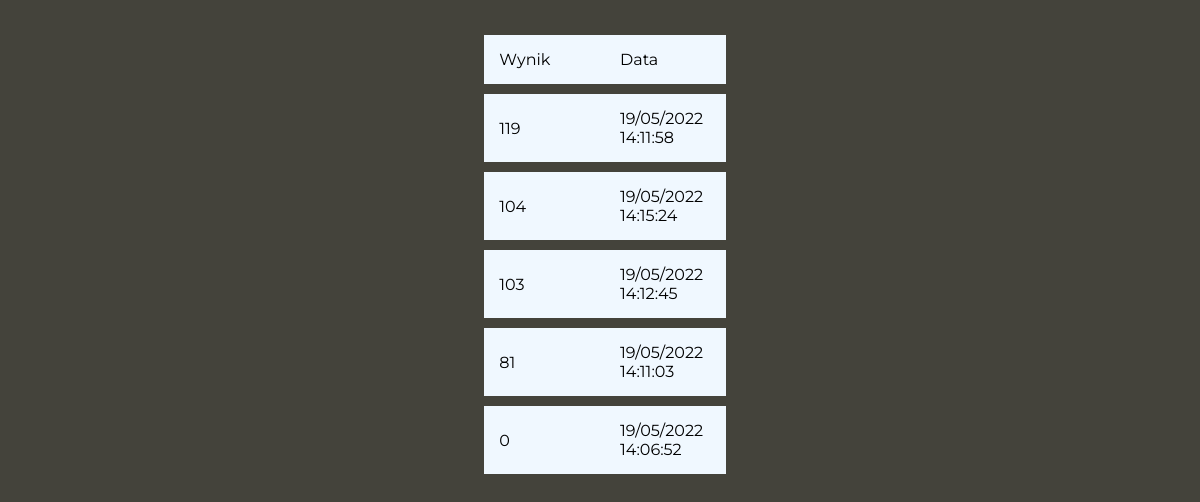
/game, run on an earlier commit of the app's database.
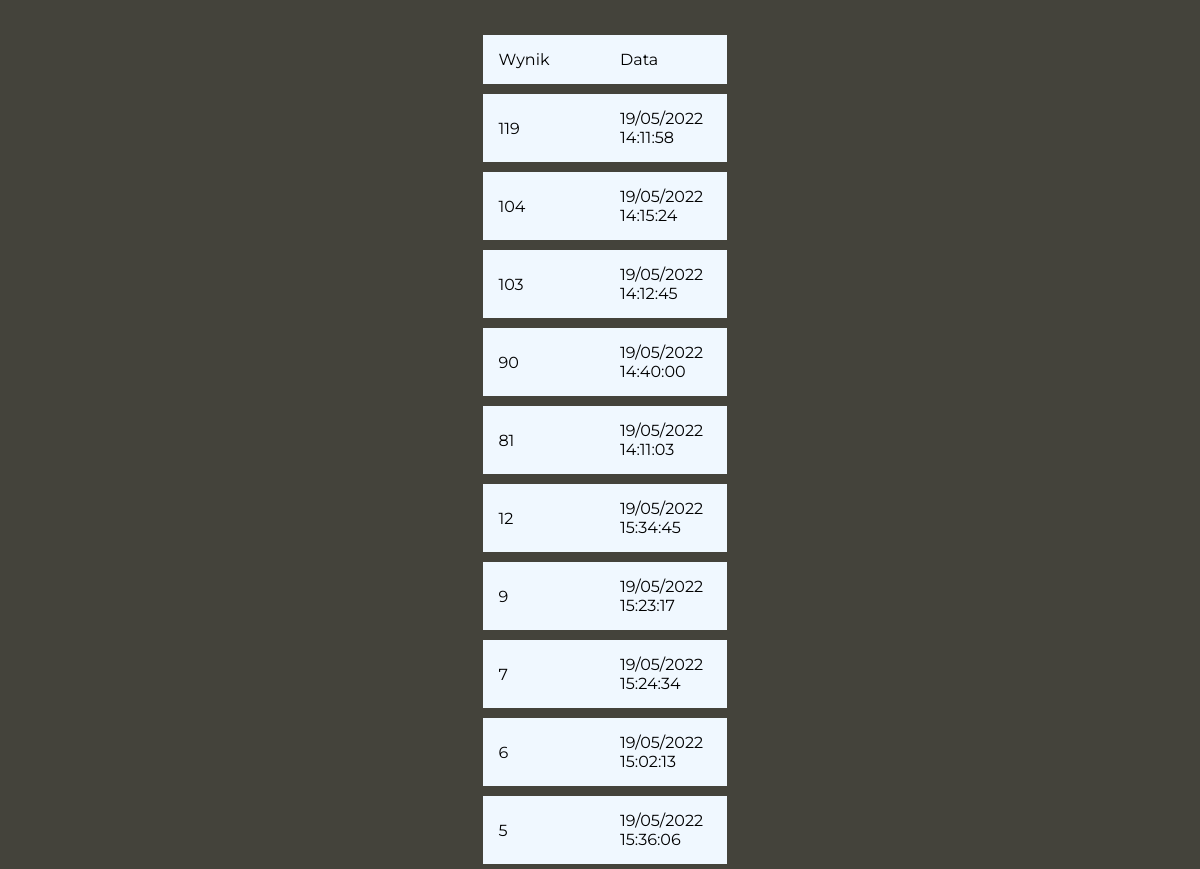
And on a later commit of the database.
### tables this page shows
CREATE TABLE "game" (
	"score"	INTEGER NOT NULL,
	"date"	TEXT NOT NULL
);

### app.py (the view, shortened to what this page needs)
@app.route("/game", methods = ['POST', 'GET', "PUT"])
def game():
    if request.method == "GET":
        conn = sqlite3.connect('database.db')
        cur = conn.cursor()
        cur.execute("SELECT * FROM game ORDER BY score DESC LIMIT 10")
        scores = cur.fetchall()
        print(scores)
        return render_template('index.html', scores = scores)

### templates/index.html (shortened to what this page needs)
<html>
    <head>
        <link rel="stylesheet" href="{{ url_for('static', filename='style.css') }}">
    </head>
    <body>
        <section id="hero">
            <div class="hero container">
                <div class="list">
                    <div class="elem">
                        <div class="score">Wynik</div>
                        <div class="date">Data</div>
                    </div>
                    {% for score in scores %}
                    <div class="elem">
                        <div class="score">{{score[0]}}</div>
                        <div class="date">{{score[1]}}</div>
                    </div>
                    {% endfor %}
                </div>
            </div>
        </section>
    </body>
</html>

### static/style.css (style rules this page uses)
* { padding: 0; margin: 0; box-sizing: border-box; }
html { font-size: 16px; font-family: 'Montserrat', sans-serif; scroll-behavior: smooth; }
.container { min-height: 100vh; width: 100%; display: flex; flex-direction: column; align-items: center; justify-content:flex-start; }
#hero { background-color:#44433b; }
.list { display: flex; flex-direction: column; margin-top: 30px; }
.elem { display: flex; margin: 5px; width: 100%; }
.score, .date { background-color: aliceblue; padding: 15px; width: 50%; display: flex; align-items: center; }

What changed in the data, as far as the page shows it:
no longer on this page (row unchanged): game: score "0", date "19/05/2022 14:06:52"
added game: score "90", date "19/05/2022 14:40:00"
added game: score "12", date "19/05/2022 15:34:45"
added game: score "9", date "19/05/2022 15:23:17"
added game: score "7", date "19/05/2022 15:24:34"
added game: score "6", date "19/05/2022 15:02:13"
added game: score "5", date "19/05/2022 15:36:06"
